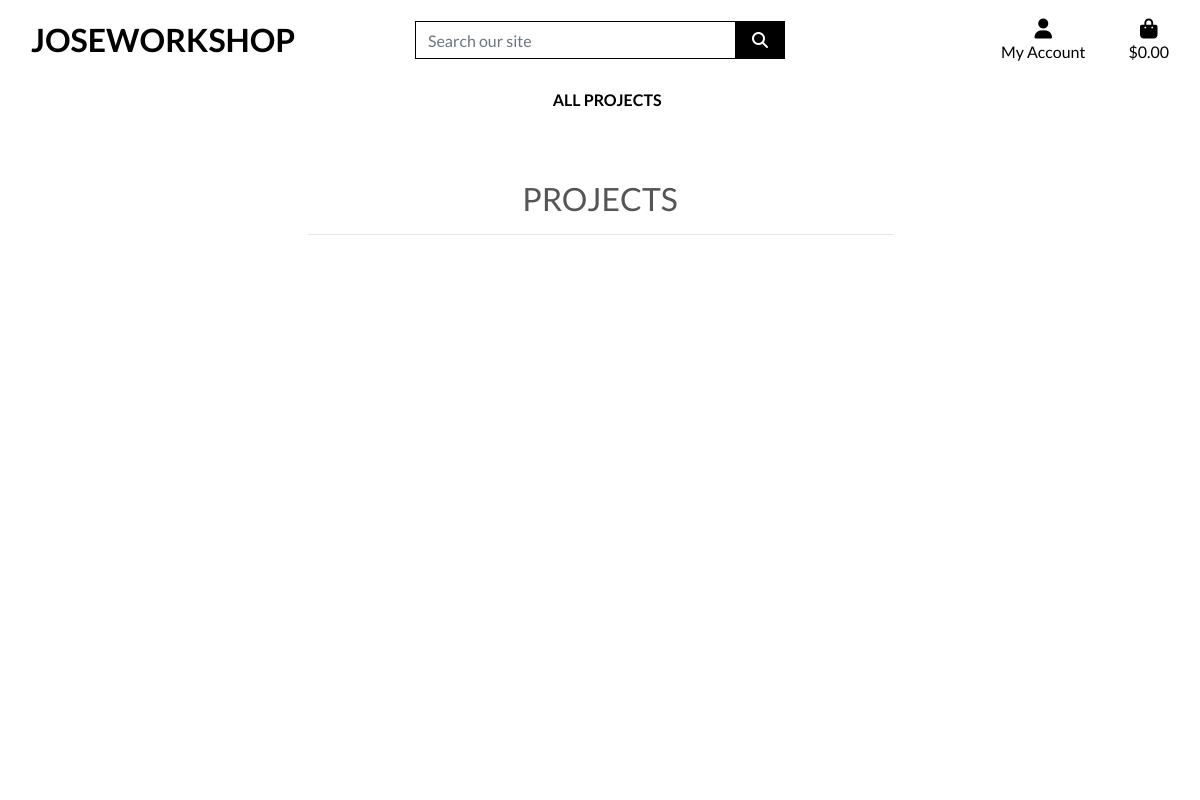
Before: /projects/ with the older database file.
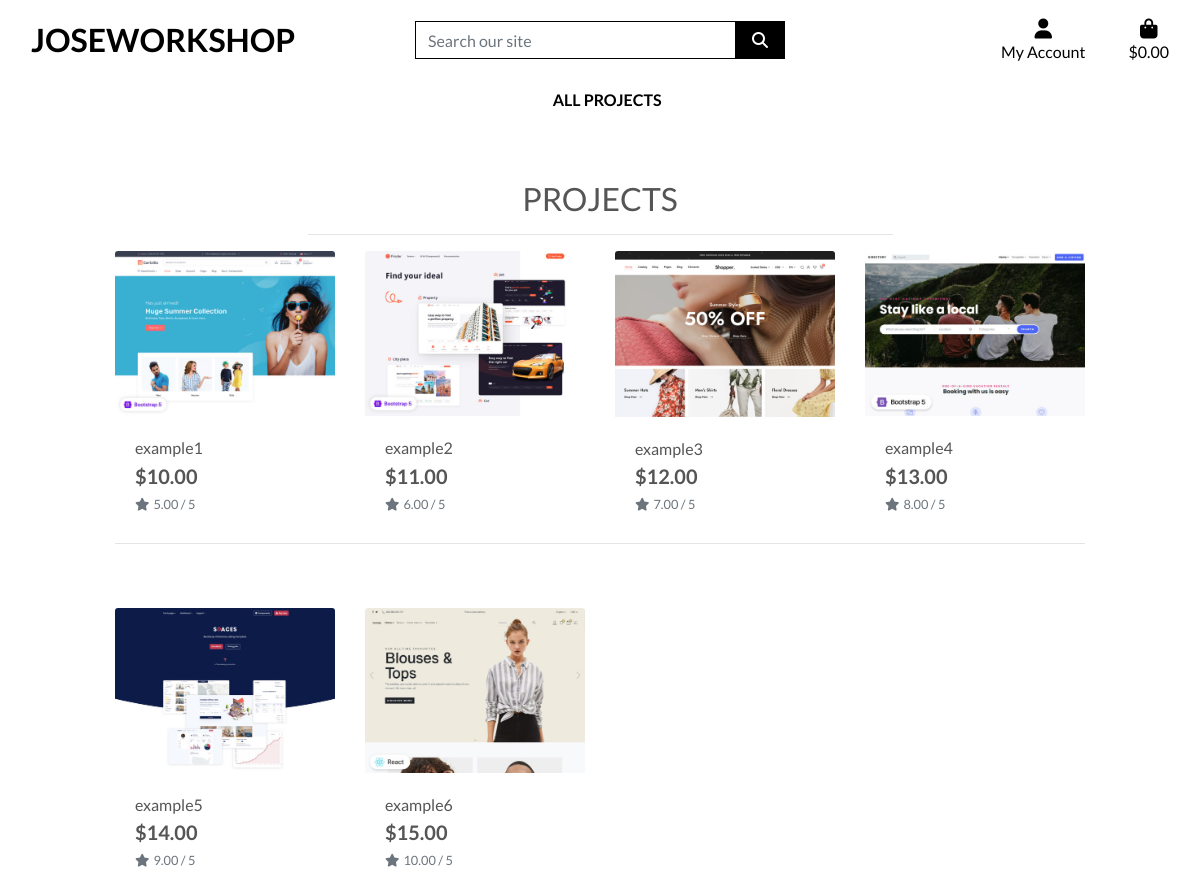
After: the same page with the newer database file.
### projects/models.py (models this page shows, shortened)
class Project(models.Model):
    sku = models.CharField(max_length=254, null=True, blank=True)
    name = models.CharField(max_length=254)
    description = models.TextField()
    price = models.DecimalField(max_digits=6, decimal_places=2)
    rating = models.DecimalField(max_digits=6, decimal_places=2, null=True, blank=True)
    images = models.ImageField(null=True, blank=True)

### projects/views.py (the view, shortened to what this page needs)
# urls.py: path('', views.all_projects, name='projects'),
def all_projects(request):
    projects = Project.objects.all()
    query = None
    sort = None
    direction = None
    current_sorting = f'{sort}_{direction}'
    context = {
        'projects': projects,
        'search_term': query,
        'current_sorting': current_sorting,
    }
    return render(request, 'projects/projects.html', context)

### bag/contexts.py (called while the page is built, shortened)
def bag_contents(request):
    bag_items = []
    grand_total = 0
    project_count = 0
    bag = request.session.get('bag', {})
    context = {
        'bag_items': bag_items,
        'project_count': project_count,
        'grand_total': grand_total,
    }
    return context

### projects/templates/projects/projects.html (shortened to what this page needs)
{% extends "base.html" %}
{% load static %}
{% block page_header %}
    <div class="container header-container">
    </div>
{% endblock %}
{% block content %}
    <div class="overlay"></div>
    <div class="container-fluid">
        <div class="row">
            <div class="col text-center mt-3">
                <h2 class="logo-font">Projects</h2>
                <hr class="w-50 mb-1">
            </div>
        </div>
        <div class="row">
            <div class="project-container col-10 offset-1">
                <div class="row">
                    {% for project in projects %}
                        <div class="col-sm-6 col-md-6 col-lg-4 col-xl-3">
                            <div class="card h-100 border-0">
                                {% if project.images %}
                                <a href="{% url 'project_detail' project.id %}">
                                    <img class="card-img-top img-fluid" src="{{ project.images.url }}" alt="{{ project.name }}">
                                </a>
                                {% else %}
                                <a href="{% url 'product_detail' product.id %}">
                                    <img class="card-img-top img-fluid" src="{{ MEDIA_URL }}noimage.png" alt="{{ project.name }}">
                                </a>
                                {% endif %}
                                <div class="card-body pb-0">
                                    <p class="mb-0">{{ project.name }}</p>
                                </div>
                                <div class="card-footer bg-white pt-0 border-0 text-left">
                                    <div class="row">
                                        <div class="col">
                                            <p class="lead mb-0 text-left font-weight-bold">${{ project.price }}</p>
                                            {% if project.rating %}
                                                <small class="text-muted"><i class="fas fa-star mr-1"></i>{{ project.rating }} / 5</small>
                                            {% else %}
                                                <small class="text-muted">No Rating</small>
                                            {% endif %}
                                        </div>
                                    </div>
                                </div>
                            </div>
                        </div>
                        {% if forloop.counter|divisibleby:4 %}
                            <div class="col-12 d-none d-xl-block mb-5">
                                <hr>
                            </div>
                        {% endif %}
                    {% endfor %}
                </div>
            </div>
        </div>
    </div>
{% endblock %}

### templates/base.html (shortened to what this page needs)
{% load static %}
<!doctype html>
<html lang="en">
  <head>
    {% block corecss %}
        <link rel="stylesheet" href="https://stackpath.bootstrapcdn.com/bootstrap/4.4.1/css/bootstrap.min.css">
        <link rel="stylesheet" href="{% static 'css/base.css' %}">
    {% endblock %}
  </head>
  <body>
    <header class="container-fluid fixed-top">
        <div id="topnav" class="row bg-white pt-lg-2 d-none d-lg-flex">
            <div class="col-12 col-lg-4 my-auto py-1 py-lg-0 text-center text-lg-left">
                <a href="{% url 'home' %}" class="nav-link main-logo-link">
                    <h2 class="logo-font text-black my-0"><strong>joseworkshop</strong></h2>
                </a>
            </div>
            <div class="col-12 col-lg-4 my-auto py-1 py-lg-0">
                <form method="GET" action="{% url 'projects' %}">
                    <div class="input-group w-100">
                        <input class="form-control border border-black rounded-0" type="text" name="q" placeholder="Search our site">
                        <div class="input-group-append">
                            <button class="form-control btn btn-black border border-black rounded-0" type="submit">
                                <span class="icon">
                                    <i class="fas fa-search"></i>
                                </span>
                            </button>
                        </div>
                    </div>
                </form>
            </div>
            <div class="col-12 col-lg-4 my-auto py-1 py-lg-0">
                <ul class="list-inline list-unstyled text-center text-lg-right my-0">
                    <li class="list-inline-item dropdown">
                        <a class="text-black nav-link" href="#" id="user-options" data-toggle="dropdown" aria-haspopup="true" aria-expanded="false">
                            <div class="text-center">
                                <div><i class="fas fa-user fa-lg"></i></div>
                                <p class="my-0">My Account</p>
                            </div>
                        </a>
                    </li>
                    <li class="list-inline-item">
                        <a class="{% if grand_total %}text-info font-weight-bold{% else %}text-black{% endif %} nav-link" href="{% url 'view_bag' %}">
                            <div class="text-center">
                                <div><i class="fas fa-shopping-bag fa-lg"></i></div>
                                <p class="my-0">
                                    {% if grand_total %}
                                        ${{ grand_total|floatformat:2 }}
                                    {% else %}
                                        $0.00
                                    {% endif %}
                                </p>
                            </div>
                        </a>
                    </li>
                </ul>
            </div>
        </div>
        <div class="row bg-white">
            <nav class="navbar navbar-expand-lg navbar-light w-100">
                {% include 'includes/mobile-top-header.html' %}
                {% include 'includes/main-nav.html' %}
            </nav>
        </div>
    </header>
    {% block page_header %}
    {% endblock %}
    {% block content %}
    {% endblock %}
  </body>
</html>

### templates/includes/mobile-top-header.html (shortened to what this page needs)
<ul>
  </ul>

### templates/includes/main-nav.html (shortened to what this page needs)
<div class="collapse navbar-collapse" id="main-nav">
    <ul class="navbar-nav w-auto mx-auto">
        <li class="nav-item dropdown">
            <a class="logo-font font-weight-bold nav-link text-black mr-5" href="#" id="all-products-link" data-toggle="dropdown" aria-haspopup="true" aria-expanded="false">
                All Projects
            </a>
        </li>
    </ul>
</div>

### static/css/base.css (style rules this page uses)
html { height: 100%; }
body { background: url('/media/homepage_background_img.jpg') no-repeat center center fixed; background-size: cover; height: calc(100vh - 164px); color: #555; font-family: 'Lato'; }
.icon { align-items: center; display: inline-flex; justify-content: center; height: 1.5rem; width: 1.5rem; }
.logo-font { text-transform: uppercase; }
.main-logo-link { width: fit-content; }
.btn-black { background: black; color: white; }
.overlay { height: 100%; width: 100%; top: 0; left: 0; position: fixed; background: white; z-index: -1; }
.text-black { color: #000 !important; }
.border-black { border: 1px solid black !important; }
@media (min-width: 1200px) { .container { max-width: 95%; } }
@media (min-width: 992px) { .header-container { padding-top: 164px; } }

Changed rows visible on the page:
added Project: images (picture), name "example1", price "10.00", rating "5.00"
added Project: images (picture), name "example2", price "11.00", rating "6.00"
added Project: images (picture), name "example3", price "12.00", rating "7.00"
added Project: images (picture), name "example4", price "13.00", rating "8.00"
added Project: images (picture), name "example5", price "14.00", rating "9.00"
added Project: images (picture), name "example6", price "15.00", rating "10.00"
